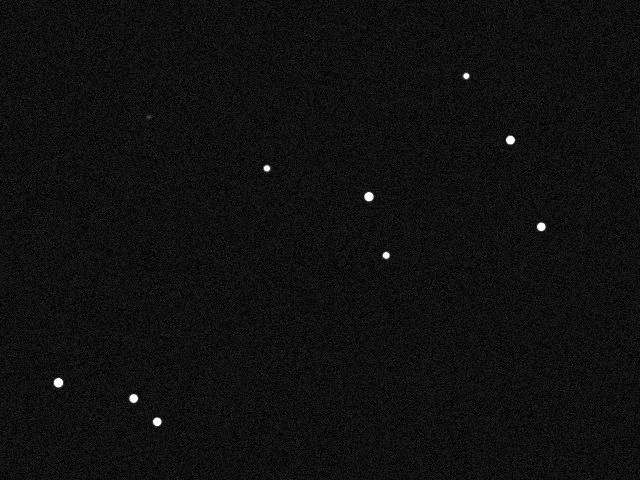
#> input picture Image 1.jpg, 640 x 480 px
$ python run.py
#> lines starting #> are read from the running program, lines starting #| are printed output that depends on the picture; after the words box and inside, x2 and y2 are one past the last pixel; in counts of white or black regions, pixels touching at a corner belong together
### img_gen.py
#!/usr/bin/env python3
# -*- coding: utf-8 -*-
"""
Created on Wed Oct 23 19:14:52 2019

@author: shaun
"""

import numpy as np
import matplotlib.pyplot as plt
import cv2
from random import randint

image = np.zeros((480,640))
sigma = 1.5

z1=np.sqrt((2 * np.pi * sigma ** 2))
def f(x, y, H, sigma, x_0, y_0):
    return H * (np.exp(-((x - x_0) ** 2 + (y - y_0) ** 2) / (2 *sigma ** 2)) / z1)

def H(M, k_1 = 10 ** 5, k_2 = 1, k_3 = 1):
    return k_1 * np.exp(- k_2 * M + k_3)

f_noise_max = 30
f_noise_min = 0
def r(f_n_max = f_noise_max, f_n_min = f_noise_min):
    return f_n_min + (f_n_max - f_n_min) * np.random.random()

n = 15
w = 50
x = 50 + (image.shape[0] - w-2) * np.random.random(n)
y = 50 + (image.shape[1] - w-2) * np.random.random(n)
b = 6 * np.random.random(n)

cen = []
for i in range(n):
    if 480 - y[i] <0:
        cen.append([960-y[i],x[i]])
    else:
        cen.append([480-y[i],x[i]])
print("\n")
cen.sort()

image2 = np.zeros(image.shape)
for i in np.arange(n):
    m1=int(round(480-y[i]-w/2))
    n1=int(round(x[i]-w/2))
    amp=randint(1,n/5)
    #for j in np.arange(image2.shape[0]):
    for j in range(w):
        #for k in np.arange(image2.shape[1]):
         for k in range(w):
            z=f(m1+j, n1+k, (255*5/n)*amp*z1, sigma, 480-y[i], x[i])
            #print(z/H(b[i]))
            if( m1+j > 479 or n1+k > 639):
                break
            image2[m1+j][n1+k] = image2[m1+j][n1+k] + z

image = image2.copy()
for j in np.arange(image.shape[0]):
    for k in np.arange(image.shape[1]):
        image[j][k] = image[j][k] + r()

cv2.imwrite('gen6.jpg', image)
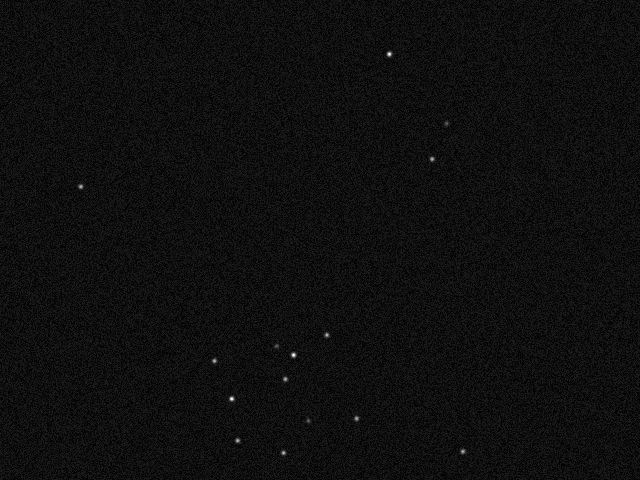
#> saved as gen6.jpg: shape (480, 640); min 0, max 255, mean 15.1

### centroiding_initial.py
#!/usr/bin/env python3
# -*- coding: utf-8 -*-
"""
Created on Sat Sep 28 14:41:23 2019

@author: shaun
"""

def centroid(region, img):
    """ Takes input in terms of coordinates of region
    and returns its centroid"""
    x_centre = 0
    y_centre = 0
    elements = 0
    for i in region:
        x_centre += i[0]*img[i[0], i[1]]
        y_centre += i[1]*img[i[0], i[1]]
        elements += 1*img[i[0], i[1]]
    return [x_centre/elements, y_centre/elements]

def getRegion(j, i, region, img):
    """Recursively adds all pixels above threshold to the array named region
    Takes starting point coordinates as input"""
    #checks if current seed is edge one or not
    edge = j==img.shape[0] or i==img.shape[1] or j==-1*img.shape[0] or i==-1*img.shape[1]
    if(len(region) > 150 or edge):
        return
    if(img[j, i] <= thresh):
        return region
    else:
        img[j, i] = 0 #setting it to 0 so it is not counted again
        region.append([j, i])
        if edge:
            return region
        else:
            getRegion(j, i-1, region, img)
            getRegion(j, i+1, region, img)
            getRegion(j+1, i, region, img)
            getRegion(j-1, i, region, img)

def rga(j, i, img, img1):
    """This implements the region growing algorithm"""
    region = []
    getRegion(j, i, region, img) #once whole region is identified, it is assigned
    if(len(region) > 149):
        return
    return centroid(region, img1)


import cv2
import numpy as np
import matplotlib.pyplot as plt
import time
import math

n = 3 #Every nth pixel is checked
centroids = []
# Reading the images as arrays
img = np.array(cv2.imread("Image 1.jpg", 0))
#> img is the input picture: shape (480, 640); min 0, max 255, mean 15.4
img1 = img.copy()
thresh = 45 #arbitrarily set threshold value for intensity value

start = time.time()
xlen = img.shape[1] #length of image in x
#> xlen = 640
ylen = img.shape[0] #length of image in y
#> ylen = 480
for i in range(xlen//n):
    for j in range(ylen//n):
        if img[n*j,n*i] > thresh: #checking for seeds in every nth pixel
            centroids.append(rga(n*j, n*i, img, img1))

end = time.time()
centroids = np.array(centroids) #converting into numpy array so it can be plotted
#print("Total time taken = " +str((end-start)*1000)+" ms")
#print("Number of stars = " +str(centroids.shape[0]))
centroids = np.array(sorted(centroids, key = lambda x:x[0])) #sorting by first element

#This part is solely done to get a pictorial representation of the data obtained
plt.rcParams['axes.facecolor'] = 'black'
#plt.xlim(0,640)
#plt.ylim(0,480)
#plt.axis('off');
x = []
y = []
for i in centroids:
    x.append(i[1])
    y.append((-1)*i[0]+480)
#> this loop made 10 passes
#> i on passes 1 to 10: [75.56, 465.8], [116.4, 148.6], [139.6, 510], [167.9, 266.5], [196.3, 368.5], [226.4, 540.8], [255, 385.6], [382.3, 57.99], [398, 133.2], [421.4, 156.7]
#plt.plot(x, y, 'w.', )

#Done for making image of centroids
image = np.zeros(img.shape, dtype = np.uint8)
for m in centroids:
    image[math.floor(m[0]), math.floor(m[1])] = 255
#> this loop made 10 passes
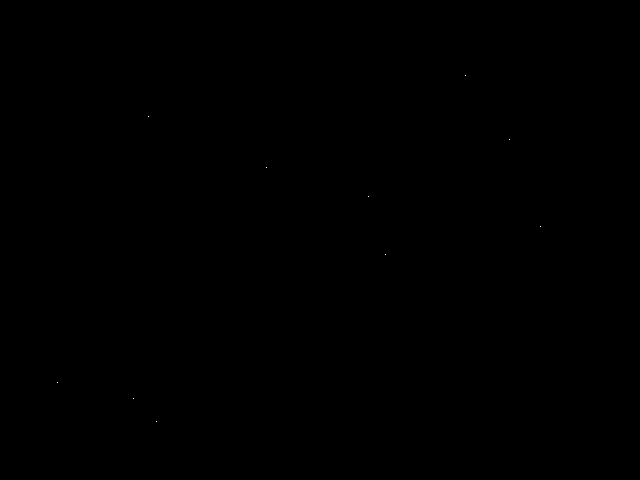
#> image: shape (480, 640); 0% white in thin lines or dots, all inside (x1, y1, x2, y2) = (57, 75, 541, 422)
cv2.imwrite('gen4_result.jpg', image)
cv2.waitKey(0)
cv2.destroyAllWindows()

### run.py
#!/usr/bin/env python3
# -*- coding: utf-8 -*-
"""
Created on Sat Oct 19 00:10:43 2019

@author: shaun
"""
import img_gen
import centroiding_initial
import numpy as np
for i in range(10):
#    img_gen
    centroiding_initial
    from img_gen import cen
    from centroiding_initial import centroids

#> (the run stopped early here; a loop or call above may not have finished)
